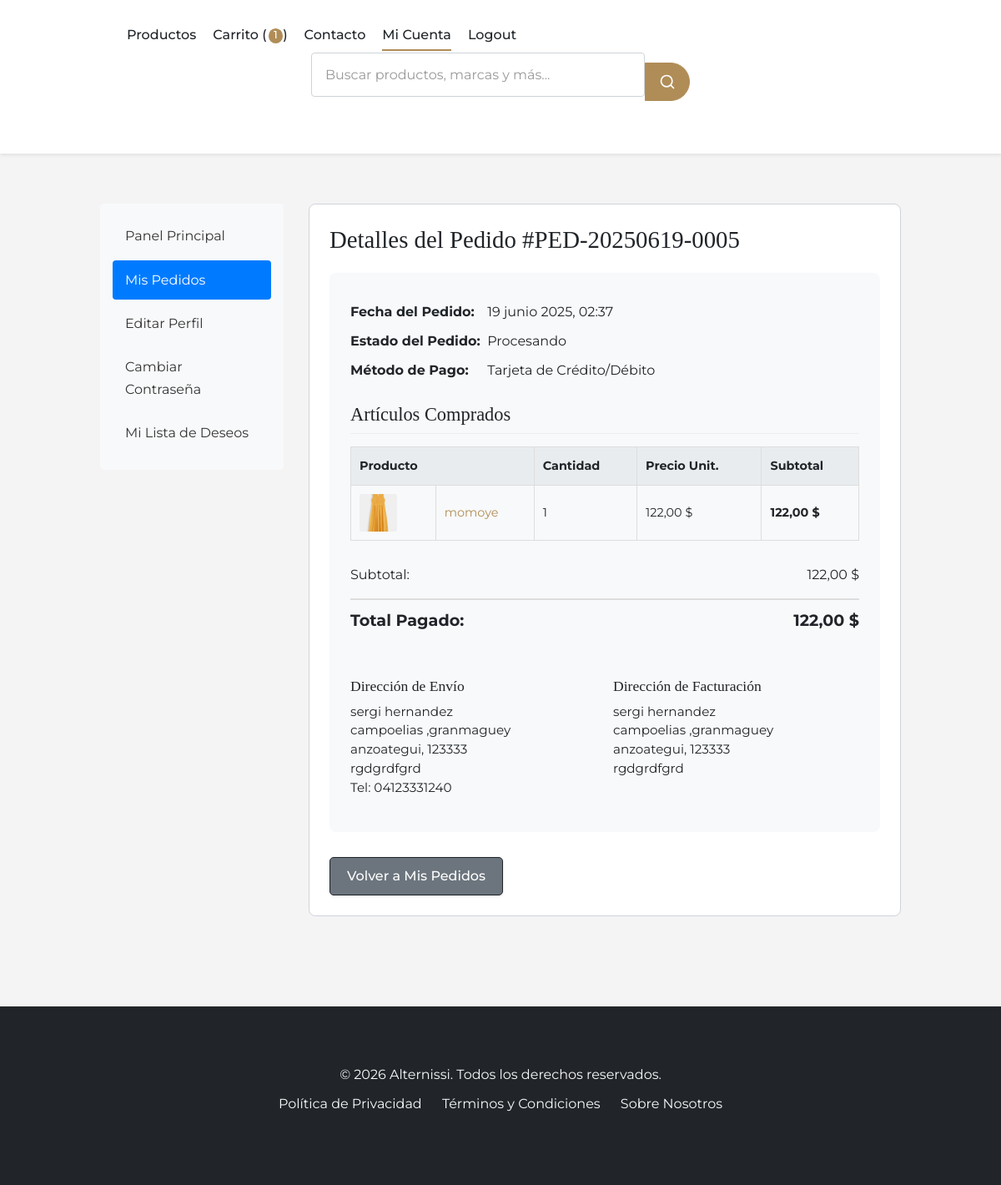
The page /cuenta/pedidos/5/ (signed in) on the database its author committed.
### post/models.py (models this page shows, shortened)
class TimeStampedModel(models.Model):
    creado = models.DateTimeField(auto_now_add=True, db_index=True)
    actualizado = models.DateTimeField(auto_now=True)
    class Meta:
        abstract = True

class Pedido(TimeStampedModel):
    class Estado(models.TextChoices):
        PENDIENTE = 'pendiente', 'Pendiente'
        PROCESANDO = 'procesando', 'Procesando'
        ENVIADO = 'enviado', 'Enviado'
        COMPLETADO = 'completado', 'Completado'
        CANCELADO = 'cancelado', 'Cancelado'
        REEMBOLSADO = 'reembolsado', 'Reembolsado'
    class MetodoPago(models.TextChoices):
        TARJETA = 'tarjeta', 'Tarjeta de Crédito/Débito'
        PAYPAL = 'paypal', 'PayPal'
        TRANSFERENCIA = 'transferencia', 'Transferencia Bancaria'
        CONTRAENTREGA = 'contraentrega', 'Contraentrega'
    cliente = models.ForeignKey(
        Cliente, # Cliente está antes, seguro.
        related_name='pedidos',
        on_delete=models.PROTECT
    )
    codigo = models.CharField(
        max_length=20,
        unique=True,
        editable=False,
        help_text="Código único del pedido"
    )
    estado = models.CharField(
        max_length=20,
        choices=Estado.choices,
        default=Estado.PENDIENTE
    )
    metodo_pago = models.CharField(
        max_length=20,
        choices=MetodoPago.choices
    )
    direccion_envio = models.JSONField()
    direccion_facturacion = models.JSONField()
    subtotal = models.DecimalField(max_digits=12, decimal_places=2)
    descuento = models.DecimalField(max_digits=12, decimal_places=2, default=0)
    impuesto = models.DecimalField(max_digits=12, decimal_places=2, default=0)
    envio = models.DecimalField(max_digits=12, decimal_places=2, default=0)
    total = models.DecimalField(max_digits=12, decimal_places=2)
    notas = models.TextField(blank=True)
    transaccion_id = models.CharField(max_length=100, blank=True)
    cupon = models.ForeignKey(
        Cupon, # Cupon está antes, seguro.
        on_delete=models.SET_NULL,
        null=True,
        blank=True
    )
    class Meta:
        ordering = ['-creado']
        verbose_name_plural = 'pedidos'
        indexes = [
            models.Index(fields=['codigo']),
            models.Index(fields=['estado']),
            models.Index(fields=['cliente']),
            models.Index(fields=['creado']),
        ]

class DetallePedido(TimeStampedModel):
    pedido = models.ForeignKey(
        Pedido, # Pedido está antes, seguro.
        related_name='detalles',
        on_delete=models.CASCADE
    )
    producto = models.ForeignKey(
        Producto, # Producto está antes, seguro.
        on_delete=models.PROTECT,
        related_name='ventas'
    )
    precio = models.DecimalField(max_digits=12, decimal_places=2)
    cantidad = models.PositiveIntegerField()
    subtotal = models.DecimalField(max_digits=12, decimal_places=2, editable=False)
    class Meta:
        ordering = ['pedido']
        verbose_name = 'detalle de pedido'
        verbose_name_plural = 'detalles de pedido'

class Producto(TimeStampedModel):
    class Talla(models.TextChoices):
        XS = 'XS', 'Extra Small'
        S = 'S', 'Small'
        M = 'M', 'Medium'
        L = 'L', 'Large'
        XL = 'XL', 'Extra Large'
        XXL = 'XXL', 'Extra Extra Large'
        U = 'U', 'Única'
    class Genero(models.TextChoices):
        HOMBRE = 'H', 'Hombre'
        MUJER = 'M', 'Mujer'
        UNISEX = 'U', 'Unisex'
        NINO = 'N', 'Niño'
    nombre = models.CharField(max_length=200)
    slug = models.SlugField(max_length=200, unique=True, allow_unicode=True)
    sku = models.CharField(max_length=50, unique=True, editable=False, default=generar_sku)
    descripcion = models.TextField()
    caracteristicas = models.JSONField(default=dict, blank=True)  # Django 5.0+ feature
    precio = models.DecimalField(max_digits=12, decimal_places=2)
    precio_descuento = models.DecimalField(
        max_digits=12,
        decimal_places=2,
        blank=True,
        null=True,
        help_text="Si se especifica, será el precio mostrado como oferta."
    )
    categoria = models.ForeignKey(
        Categoria,
        related_name='productos',
        on_delete=models.PROTECT
    )
    marca = models.ForeignKey(
        Marca,
        related_name='productos',
        on_delete=models.SET_NULL,
        null=True,
        blank=True
    )
    talla = models.CharField(
        max_length=4,
        choices=Talla.choices,
        default=Talla.U
    )
    genero = models.CharField(
        max_length=1,
        choices=Genero.choices,
        default=Genero.UNISEX
    )
    color = models.CharField(max_length=50)
    material = models.CharField(max_length=100)
    stock = models.PositiveIntegerField()
    disponible = models.BooleanField(default=True)
    destacado = models.BooleanField(default=False)
    nuevo = models.BooleanField(default=False)
    etiquetas = models.ManyToManyField('EtiquetaProducto', blank=True)
    class Meta:
        ordering = ['-creado']
        indexes = [
            models.Index(fields=['nombre']),
            models.Index(fields=['precio']),
            models.Index(fields=['disponible']),
            models.Index(fields=['destacado']),
            models.Index(fields=['nuevo']),
            models.Index(fields=['categoria', 'disponible']),
        ]
        constraints = [
            models.CheckConstraint(
                check=Q(precio__gte=0),
                name='precio_positivo'
            ),
            models.CheckConstraint(
                check=Q(precio_descuento__isnull=True) | Q(precio_descuento__lt=F('precio')),
                name='descuento_valido'
            ),
        ]
    def get_absolute_url(self):
        return reverse('tienda:detalle_producto', args=[self.id, self.slug])

class ImagenProducto(TimeStampedModel):
    producto = models.ForeignKey(
        Producto,
        related_name='imagenes',
        on_delete=models.CASCADE
    )
    imagen = models.ImageField(
        upload_to='productos/',
        help_text="Imagen del producto (recomendado 800x800px)"
    )
    orden = models.PositiveIntegerField(default=0)
    principal = models.BooleanField(default=False)
    alt_text = models.CharField(
        max_length=125,
        blank=True,
        help_text="Texto alternativo para accesibilidad (SEO)"
    )
    class Meta:
        ordering = ['orden']
        verbose_name = 'imagen de producto'
        verbose_name_plural = 'imágenes de producto'
        constraints = [
            models.UniqueConstraint(
                fields=['producto', 'principal'],
                condition=Q(principal=True),
                name='unica_imagen_principal'
            )
        ]

### post/views.py (the view)
# urls.py: path('cuenta/pedidos/<int:pedido_id>/', views.DetallePedidoClienteView.as_view(), name='detalle_pedido_cliente'),
class DetallePedidoClienteView(LoginRequiredMixin, DetailView):
    model = Pedido
    template_name = 'post/cuenta/detalle_pedido.html'    # Corregido
    context_object_name = 'pedido'
    pk_url_kwarg = 'pedido_id' # Ya estaba definido
    def get_queryset(self):
        return super().get_queryset().filter(
            cliente__usuario=self.request.user
        ).select_related(
            'cliente', 'cupon' # Cliente ya está implícito por el filtro, pero no daña.
        ).prefetch_related(
            'detalles__producto__imagenes'
        )
    def get_context_data(self, **kwargs):
        context = super().get_context_data(**kwargs)
        return context

### post/templates/post/cuenta/detalle_pedido.html (shortened to what this page needs)
{% extends "post/base.html" %}
{% load static %}
{% block content %}
<div class="account-container">
    <div class="account-grid">
        <aside class="account-nav">
            <ul>
                <li><a href="{% url 'tienda:cuenta_dashboard' %}">Panel Principal</a></li>
                <li><a href="{% url 'tienda:lista_pedidos_cliente' %}" class="active">Mis Pedidos</a></li>
                <li><a href="{% url 'tienda:editar_perfil_cliente' %}">Editar Perfil</a></li>
                <li><a href="{% url 'tienda:password_change' %}">Cambiar Contraseña</a></li>
                <li><a href="{% url 'tienda:ver_lista_deseos' %}">Mi Lista de Deseos</a></li>
            </ul>
        </aside>
        <main class="account-content">
            <h2>Detalles del Pedido #{{ pedido.codigo }}</h2>
            {% if pedido %}
            <div class="order-details-card">
                <div class="order-info">
                    <p><strong>Fecha del Pedido:</strong> {{ pedido.creado|date:"d F Y, H:i" }}</p>
                    <p><strong>Estado del Pedido:</strong> {{ pedido.get_estado_display }}</p>
                    <p><strong>Método de Pago:</strong> {{ pedido.get_metodo_pago_display }}</p>
                </div>
                <h3>Artículos Comprados</h3>
                <table class="order-items-table">
                    <thead><tr><th colspan="2">Producto</th><th>Cantidad</th><th>Precio Unit.</th><th>Subtotal</th></tr></thead>
                    <tbody>
                        {% for item in pedido.detalles.all %}
                        <tr>
                            <td>
                                {% if item.producto.imagenes.first %}<img src="{{ item.producto.imagenes.first.imagen.url }}" alt="{{ item.producto.nombre }}">
                                {% else %}<img src="{% static 'post/images/placeholder.png' %}" alt="N/A">{% endif %}
                            </td>
                            <td><a href="{{item.producto.get_absolute_url}}">{{ item.producto.nombre }}</a></td>
                            <td>{{ item.cantidad }}</td>
                            <td>{{ item.precio|floatformat:2 }} {{moneda_simbolo|default:'$'}}</td>
                            <td class="item-total">{{ item.subtotal|floatformat:2 }} {{moneda_simbolo|default:'$'}}</td>
                        </tr>
                        {% endfor %}
                    </tbody>
                </table>
                <div class="totals-summary">
                    <div class="summary-row"><span>Subtotal:</span><span>{{ pedido.subtotal|floatformat:2 }} {{moneda_simbolo|default:'$'}}</span></div>
                    <div class="summary-row grand-total"><span>Total Pagado:</span><span>{{ pedido.total|floatformat:2 }} {{moneda_simbolo|default:'$'}}</span></div>
                </div>
                <div class="shipping-billing-info">
                    <div class="address-column">
                        <h4>Dirección de Envío</h4>
                        <address>
                            {{ pedido.direccion_envio.nombre|default:'' }} {{ pedido.direccion_envio.apellido|default:'' }}<br>
                            {{ pedido.direccion_envio.direccion1|default:'' }}<br>
                            {{ pedido.direccion_envio.ciudad|default:'' }}, {{ pedido.direccion_envio.codigo_postal|default:'' }}<br>
                            {{ pedido.direccion_envio.pais|default:'' }}<br>
                            {% if pedido.direccion_envio.telefono %}Tel: {{ pedido.direccion_envio.telefono }}{% endif %}
                        </address>
                    </div>
                    <div class="address-column">
                        <h4>Dirección de Facturación</h4>
                         <address>
                            {{ pedido.direccion_facturacion.nombre|default:'' }} {{ pedido.direccion_facturacion.apellido|default:'' }}<br>
                            {{ pedido.direccion_facturacion.direccion1|default:'' }}<br>
                            {{ pedido.direccion_facturacion.ciudad|default:'' }}, {{ pedido.direccion_facturacion.codigo_postal|default:'' }}<br>
                            {{ pedido.direccion_facturacion.pais|default:'' }}
                        </address>
                    </div>
                </div>
            </div>
            {% else %}<p>No se pudo cargar la información del pedido.</p>{% endif %}
            <div class="action-buttons"><a href="{% url 'tienda:lista_pedidos_cliente' %}" class="btn btn-secondary">Volver a Mis Pedidos</a></div>
        </main>
    </div>
</div>
{% endblock %}

### rows shown on the page
Pedido: codigo "PED-20250619-0005", creado "19 junio 2025, 02:37", estado "Procesando", metodo_pago "Tarjeta de Crédito/Débito", subtotal "122,00", total "122,00", direccion_envio.nombre "sergi", direccion_envio.apellido "hernandez", direccion_envio.direccion1 "campoelias ,granmaguey", direccion_envio.ciudad "anzoategui", direccion_envio.codigo_postal "123333", direccion_envio.pais "rgdgrdfgrd", direccion_envio.telefono "04123331240", direccion_facturacion.nombre "sergi", direccion_facturacion.apellido "hernandez", direccion_facturacion.direccion1 "campoelias ,granmaguey", direccion_facturacion.ciudad "anzoategui", direccion_facturacion.codigo_postal "123333", direccion_facturacion.pais "rgdgrdfgrd"
DetallePedido: producto.imagenes.first.imagen (picture), producto.nombre "momoye", cantidad "1", precio "122,00", moneda_simbolo "$", subtotal "122,00"

### other values the page prints
{{ global_cart_items|default:0 }} "1"
{{ moneda_simbolo|default:'$' }} "$"
